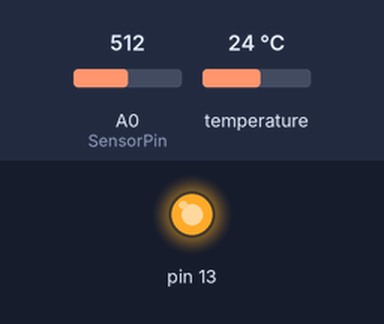
Recording of a sketch running on a simulated Arduino Uno, built with avr-gcc and run on an emulated ATmega328P. Shown: output pins drawn as LEDs (lit = HIGH). Inputs (shaded band) come from the test bench; at power-on: A0 (SensorPin) = 512, temperature 24 °C. What the sketch prints to the serial monitor is not drawn.

Above: at 2.9 s.
At 111.1 s:
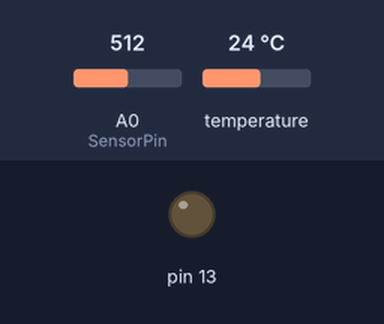
Timing chart, 0 to 113.4 s (numbered marks = the images above):
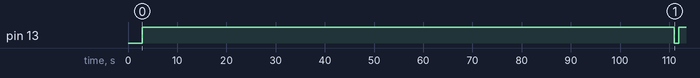

Measured:
- by itself, pin 13: LOW → HIGH at 2.9 s, → LOW 108 s later, → HIGH 0.88 s later

The sketch:

Sensore_PH_Temperatura_da_Arduino_a_NodeMCU.ino
```cpp
#include <SoftwareSerial.h>
#include <OneWire.h>
#include <DallasTemperature.h>

#define ONE_WIRE_BUS 2 // Data wire is conn0ect to the Arduino digital pin 2

#define SensorPin 0          //pH meter Analog output to Arduino Analog Input 0
unsigned long int avgValue;  //Store the average value of the sensor feedback
float b;
int buf[10], temp;
OneWire oneWire(ONE_WIRE_BUS);// Setup a oneWire instance to communicate with any OneWire devices
DallasTemperature sensors(&oneWire);// Pass our oneWire reference to Dallas Temperature sensor
SoftwareSerial espSerial(5, 6);

//INFORMAZIONI UTENTE
//String username = "Luca0079";
//String username = "TestUser";
String username = "Alessandro1996";
String psw = "gestorepiscina1";
int n_piscina = 1;
int minutes = 10;
unsigned long one_minute = 10000;

void setup(){
  pinMode(13,OUTPUT);
  Serial.begin(9600);
  espSerial.begin(9600);
  sensors.begin();
  delay(2000);
}

void loop(){
  float tmpT = 0;
  float tmpPH = 0;
  avg(&tmpT, &tmpPH);
  String postData = "temperature=" + String(tmpT)+"&ph="+ String(tmpPH)+"&user="+ username+"&password="+ psw+"&n_piscina="+String(n_piscina);
  Serial.print(postData);
  espSerial.println(postData);
  delay(100);
  digitalWrite(13, LOW);
}

float avg(float *tmpT, float *tmpPH){

  for (int k = 0; k < minutes; k++){
    //TEMPERATURE
    sensors.requestTemperatures(); // Call sensors.requestTemperatures() to issue a global temperature and Requests to all devices on the bus
    float t = sensors.getTempCByIndex(0);
    Serial.println(" Celsius temperature: ");
    Serial.print(t);
    Serial.print(" Fahrenheit temperature: ");
    Serial.print(sensors.getTempFByIndex(0));
    *tmpT += t;

    //PH
    for(int i=0;i<10;i++)       //Get 10 sample value from the sensor for smooth the value
    {
      buf[i]=analogRead(SensorPin);
      delay(10);
    }
    for(int i=0;i<9;i++){        //sort the analog from small to large
      for(int j=i+1;j<10;j++){
        if(buf[i]>buf[j]){
          temp=buf[i];
          buf[i]=buf[j];
          buf[j]=temp;
        }
      }
    }
    avgValue=0;
    for(int i=2;i<8;i++)                      //take the average value of 6 center sample
      avgValue+=buf[i];
    float phValue=(float)avgValue*5.0/1024/6; //convert the analog into millivolt
    phValue=3.5*phValue; //convert the millivolt into pH value
    Serial.print(" pH:");
    Serial.print(phValue,2);
    digitalWrite(13, HIGH);
    *tmpPH += phValue;

    delay(one_minute);
    Serial.print("");
  }
  *tmpT /= minutes;
  *tmpPH /= minutes;
}
```
